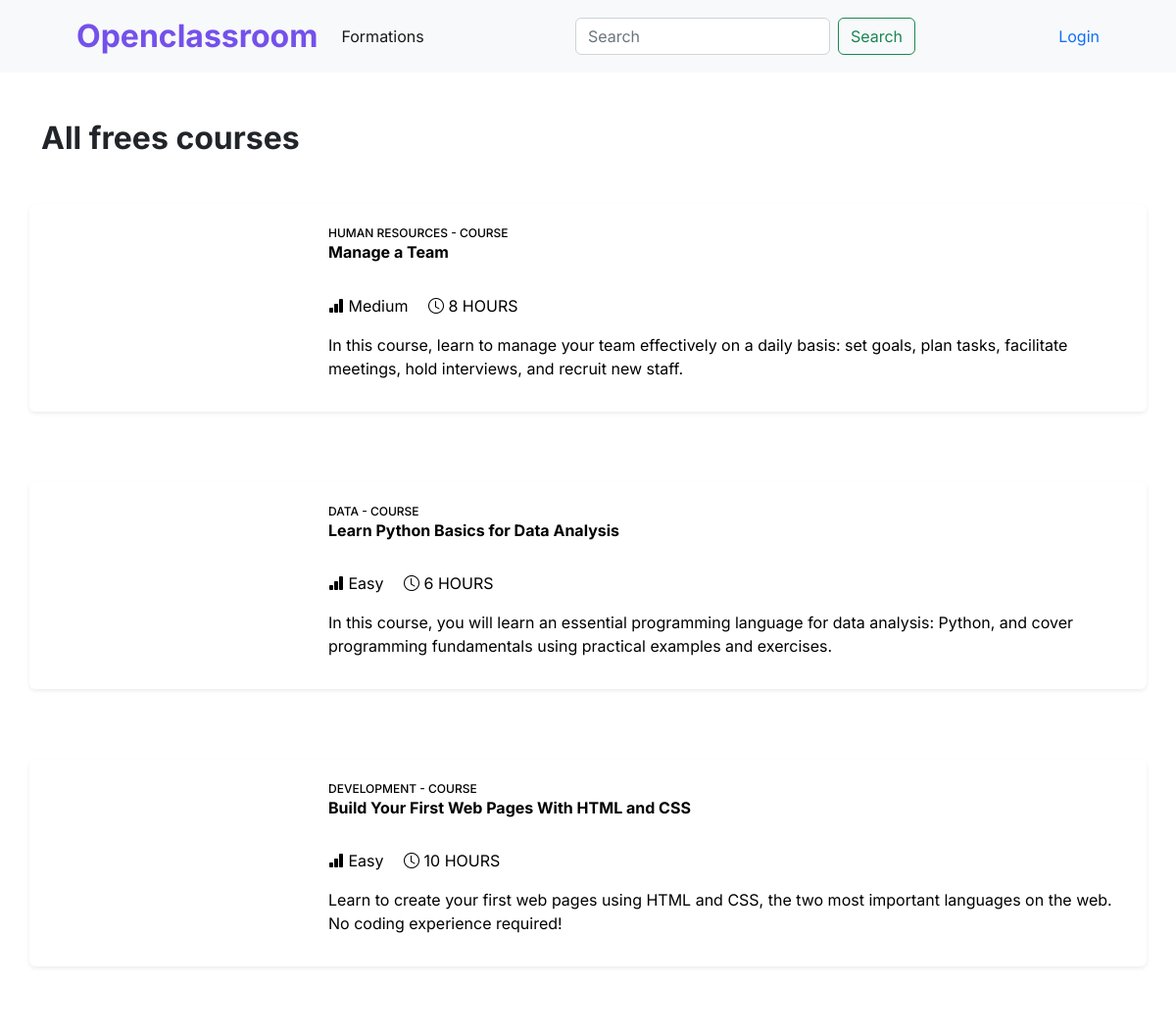
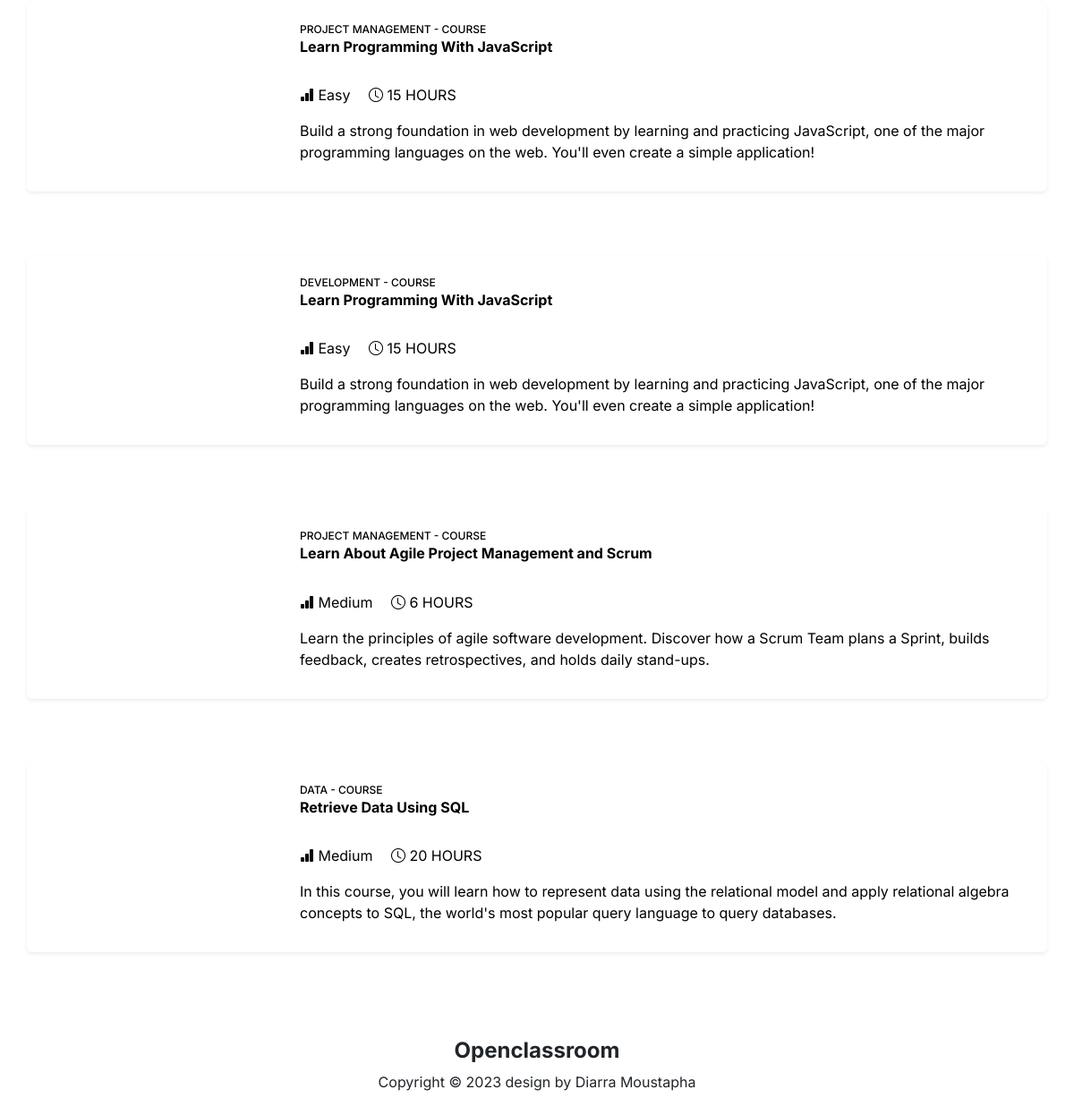
The page /formation/courses/ on the database its author committed (2 pictures, top to bottom).
### formation/models.py (models this page shows, shortened)
class Course(models.Model):
    LEVEL = (
        ('EASY', 'Easy'),
        ('MEDIUM', 'Medium'),
        ('HARD', 'Hard'),
    )
    owner = models.ForeignKey(User, on_delete=models.CASCADE)
    subject = models.ForeignKey(
        Subject, on_delete=models.CASCADE, related_name='courses')
    title = models.CharField(max_length=300)
    slug = models.SlugField(max_length=300)
    overview = CKEditor5Field('Overview', config_name='extends')
    description = CKEditor5Field('Description', config_name='extends')
    thumbnail = models.ImageField(
        upload_to='Course_img/', null=True, blank=True)
    thumbnail_url = models.URLField(max_length=600, null=True, blank=True)
    level = models.CharField(max_length=20, choices=LEVEL)
    learn_hours = models.IntegerField()
    created = models.DateField(auto_now_add=True)
    updated = models.DateField(auto_now=True)
    students = models.ManyToManyField(
        User, related_name='formation_joined', blank=True)
    total_score = models.PositiveIntegerField(default=0)
    class Meta:
        ordering = ['-created']

class Subject(models.Model):
    title = models.CharField(max_length=100)
    slug = models.SlugField()

### formation/views.py (the view)
# urls.py: path('courses/', views.CourseListView.as_view(), name='course_list'),
class CourseListView(ListView):
    model = Course
    template_name = 'formation/courses/list.html'

### formation/templatetags/has_group.py (called while the page is built)
@register.filter
def has_group(user, group_name):
    return user.groups.filter(name=group_name).exists()

### templates/formation/courses/list.html (shortened to what this page needs)
{% extends "base.html" %}
{% load static %}
{% block content %}
<section id="course-list" class="course-list mt-5">
  <div class="container">
    <h2 class="free-course-list-title mb-5">All frees courses</h2>
    <div class="row g-4">
      {% for course in object_list %}
      <a href="{% url 'detail' course.slug %}">
        <div class="row shadow-sm mb-5 p-3 bg-body rounded">
          <div class="col-lg-3">
          </div>
          <div class="col-lg-9">
            <span class="text-uppercase course-subject"
              >{{ course.subject.title }} - COURSE</span
            ><br />
            <h5 class="course-title">{{ course.title }}</h5>
            <br />
            <span
              ><i class="bi bi-bar-chart-fill"></i>
              {{ course.get_level_display }}</span
            >
            <span class="ms-3"
              ><i class="bi bi-clock"></i> {{ course.learn_hours }} HOURS</span
            ><br />
            <p class="course-overview">{{ course.overview|safe|linebreaks }}</p>
          </div>
        </div>
      </a>
      {% endfor %}
    </div>
  </div>
</section>
{% endblock content %}

### formation/static/css/style.css (style rules this page uses)
* { font-family: "Inter", sans-serif; }
a { text-decoration: none; }
.course-list a { color: black; }
.course-title { font-size: 1rem; font-weight: 700; }
.course-subject { font-size: 0.75rem; font-weight: 500; }
.course-overview { font-size: 1rem; font-weight: 400; }
.free-course-list-title { font-weight: 700; }

### rows shown on the page
Course: subject "HUMAN RESOURCES", title "Manage a Team", level "Medium", learn_hours "8", overview "In this course, learn to manage your team effectively on a daily basis: set goals, plan tasks, facilitate meetings, hold interviews, and recruit new staff."
Course: subject "DATA", title "Learn Python Basics for Data Analysis", level "Easy", learn_hours "6", overview "In this course, you will learn an essential programming language for data analysis: Python, and cover programming fundamentals using practical examples and exercises."
Course: subject "DEVELOPMENT", title "Build Your First Web Pages With HTML and CSS", level "Easy", learn_hours "10", overview "Learn to create your first web pages using HTML and CSS, the two most important languages on the web. No coding experience required!"
Course: subject "PROJECT MANAGEMENT", title "Learn Programming With JavaScript", level "Easy", learn_hours "15", overview "Build a strong foundation in web development by learning and practicing JavaScript, one of the major programming languages on the web. You'll even create a simple application!"
Course: subject "DEVELOPMENT", title "Learn Programming With JavaScript", level "Easy", learn_hours "15", overview "Build a strong foundation in web development by learning and practicing JavaScript, one of the major programming languages on the web. You'll even create a simple application!"
Course: subject "PROJECT MANAGEMENT", title "Learn About Agile Project Management and Scrum", level "Medium", learn_hours "6", overview "Learn the principles of agile software development. Discover how a Scrum Team plans a Sprint, builds feedback, creates retrospectives, and holds daily stand-ups."
Course: subject "DATA", title "Retrieve Data Using SQL", level "Medium", learn_hours "20", overview "In this course, you will learn how to represent data using the relational model and apply relational algebra concepts to SQL, the world's most popular query language to query databases."
